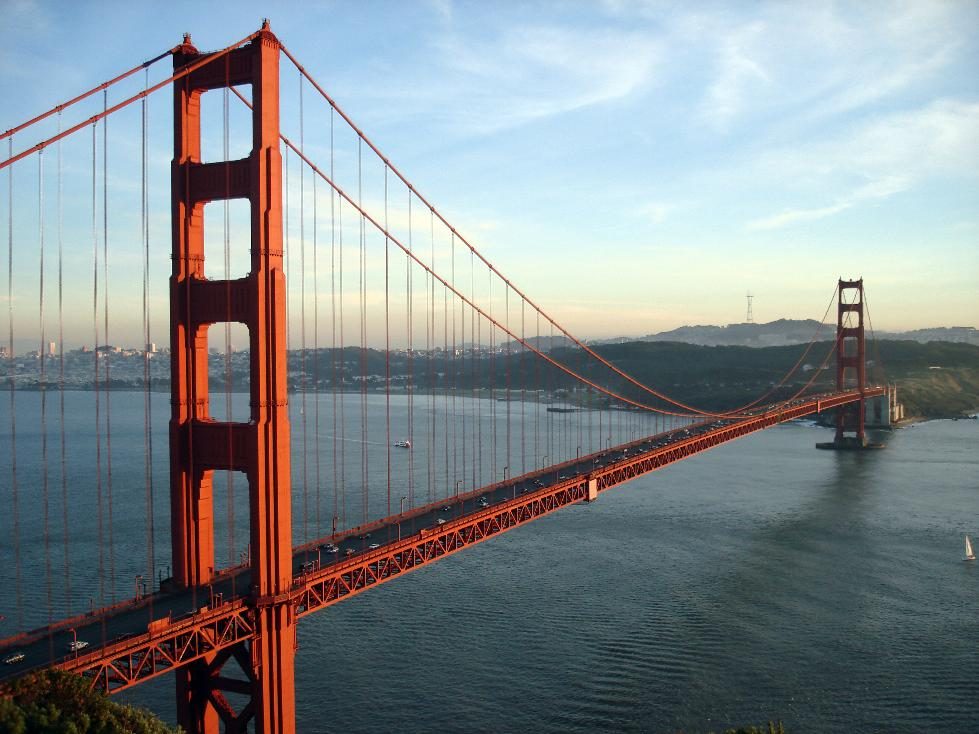
#> input picture data/content/golden_gate.jpg, 979 x 734 px
$ python rescale_gt.py --gt data/content/golden_gate.jpg --pred data/content/lion.jpg
#> lines starting #> are read from the running program, lines starting #| are printed output that depends on the picture
import matplotlib.pyplot as plt
import cv2
import argparse
from PIL import Image
import numpy as np

parser = argparse.ArgumentParser()
parser.add_argument("--gt", type=str, help="gt image name", required=True)
parser.add_argument("--pred", type=str, help="pred image name", required=True)
args = parser.parse_args()

gt = Image.open(args.gt).convert('RGB')
#> gt is the input picture: PIL image 979x734 RGB; mean R, G, B 129.9, 137.9, 141.2
gt = np.asarray(gt)

pred = Image.open(args.pred).convert('RGB')
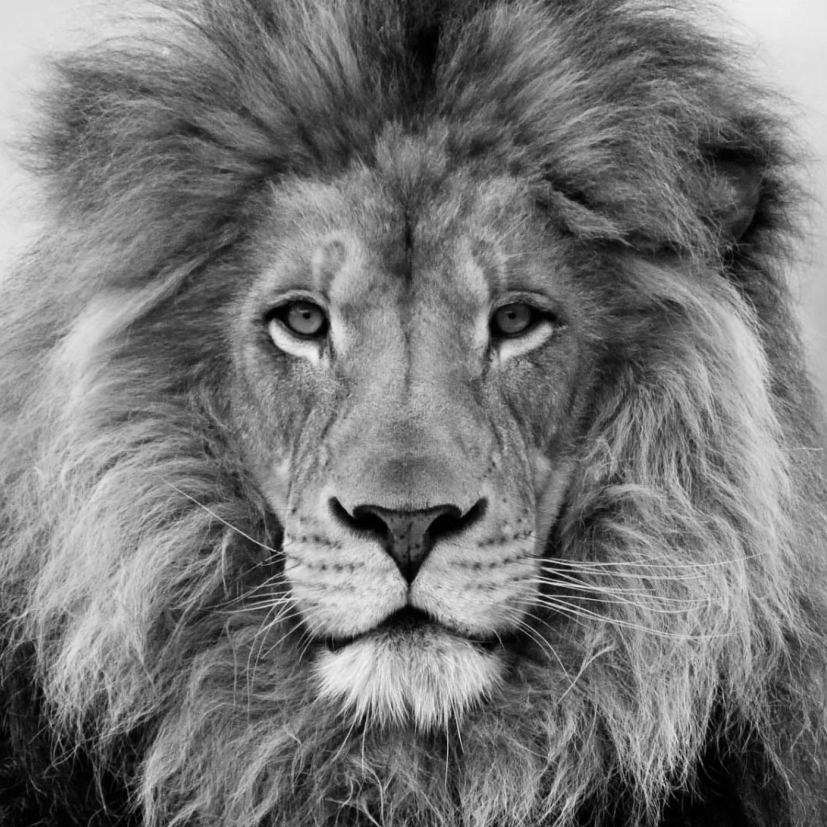
#> input picture data/content/lion.jpg, 1654 x 1654 px (shown at 1/2 size)
#> pred is the input picture: PIL image 1654x1654 RGB; min 0, max 250, mean 118.3
pred = np.asarray(pred)

gt_shape = gt.shape[:2]
#> gt_shape = (734, 979)
pred_shape = pred.shape[:2]
#> pred_shape = (1654, 1654)

if gt_shape[0] == pred_shape[0] and gt_shape[1] == pred_shape[1]:
    pass
else:
    if gt_shape[0] > pred_shape[0] or gt_shape[1] > pred_shape[1]:
        interpolation = cv2.INTER_AREA
    else:
        interpolation = cv2.INTER_CUBIC
    gt = cv2.resize(gt, pred_shape[::-1], interpolation=interpolation).astype(np.uint8)
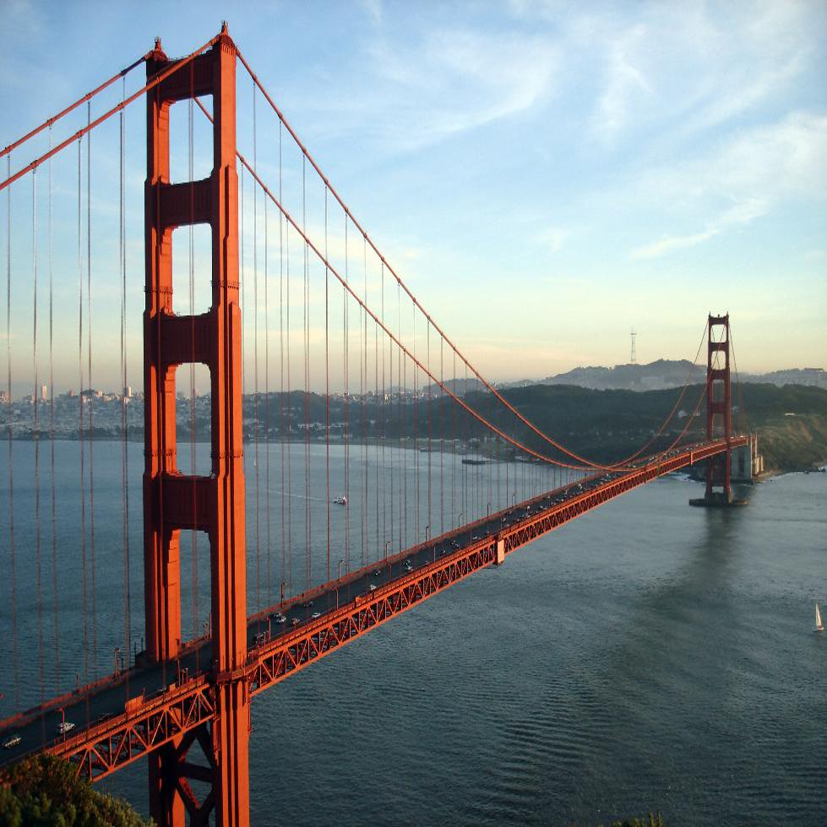
#> gt: shape (1654, 1654, 3) (shown at 1/2 size); mean R, G, B 129.9, 137.9, 141.3

plt.imsave(f'data/gts/current.jpg', gt)
